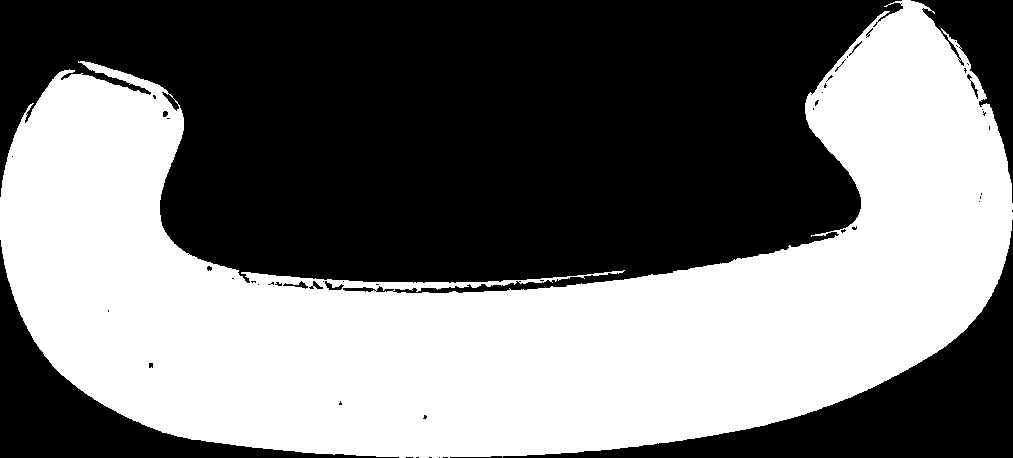
%> input picture Farsi_mapset/ب.png, 1013 x 458 px
$ octave p3.m   (GNU Octave 9; MATLAB toolbox functions it lacks are replaced by stand-ins)
%> lines starting %> are read from the running program, lines starting %| are printed output that depends on the picture; in (x1, y1, x2, y2) boxes, pixels count from 0 and x2, y2 are one past the last pixel; in counts of white or black regions, pixels touching at a corner belong together; the program's own positions count from 1
clc
close all;
clear;

load trainingset;

[file, path] = uigetfile('*.jpg;*.png;*.jpeg;*.bmp');
%> the answer given: Farsi_mapset/ب.png
picture = imread([path, file]);
%> picture is the input picture: size 458x1013 uint8; 46.8% white; 1 white region, box (x1, y1, x2, y2) and area: (0, 0, 1013, 458) 217287
picture = rgb2gray(picture);
threshold =  graythresh(picture);
%> threshold = 0.498
picture = ~imbinarize(picture, threshold-0.1);
width = 600;
length = 800;
picture = imresize(picture, [width, length]);
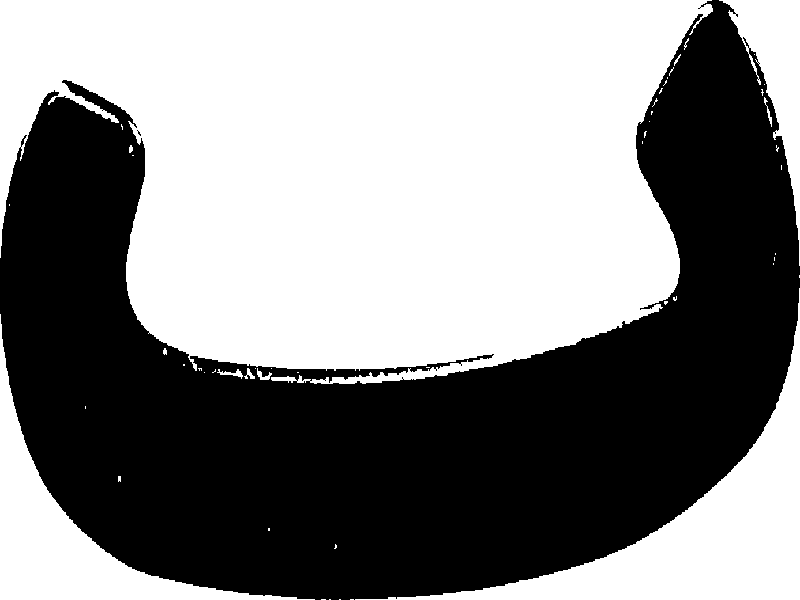
%> picture: size 600x800 logical; 53.2% white; 2 black regions (1 under 20 px), largest, box (x1, y1, x2, y2) and area: (0, 0, 800, 600) 224771
picture = bwareaopen(picture, 50);
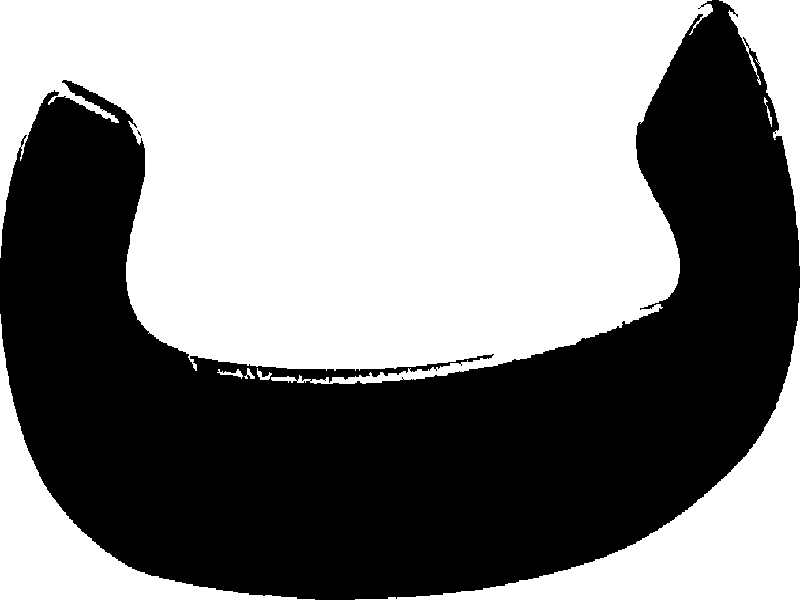
%> picture: size 600x800 logical; 53.1% white; 2 black regions (1 under 20 px), largest, box (x1, y1, x2, y2) and area: (0, 0, 800, 600) 225077
picture = picture - bwareaopen(picture, 2000);
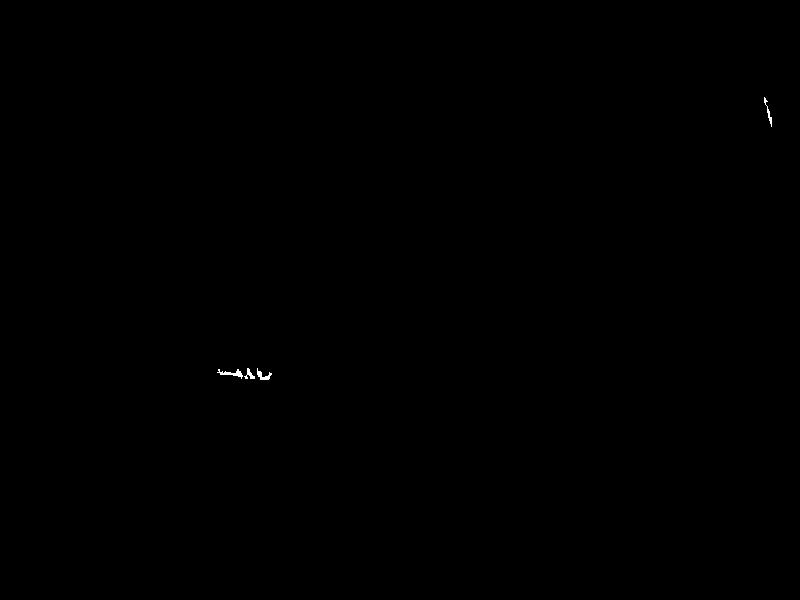
%> picture: size 600x800 double; values 0 (black) and 1 (white), 0.06% white; 4 white regions, box (x1, y1, x2, y2) and area: (217, 369, 243, 379) 95, (257, 368, 272, 380) 74, (764, 97, 772, 127) 60, (244, 368, 255, 379) 54
maximum_horizental_changes = 0;
maximum_vertical_changes = 0;
y_max_changes = 1;
x_max_changes = 1;
horizental_changes_count = zeros(1, width);
vertical_changes_count = zeros(1, length);

for i=1: width
    changes_count = 0;
    for j=1: length - 1
        if picture(i, j + 1) ~= picture(i, j)
            changes_count = changes_count + 1;
        end
    end
    horizental_changes_count(i) = changes_count;
    if changes_count > maximum_horizental_changes && i > 300 && i < 500
        maximum_horizental_changes = changes_count;
        y_max_changes = i;
    end
end
%> after the loop, horizental_changes_count = 600 values, max 12 at index 372, min 0 at index 1, mean 0.263; maximum_horizental_changes = 12; y_max_changes = 372

down_bound = width - 100;
up_bound = 100;

right_bound = length - 100;
left_bound = 100;

for i=100: y_max_changes
    if abs(horizental_changes_count(i) - maximum_horizental_changes) < 20 && y_max_changes - i < 50
        up_bound = i;
        break;
    end
end
%> after the loop, up_bound = 323

for i=width - 100:-1: y_max_changes
    if abs(horizental_changes_count(i) - maximum_horizental_changes) < 20 && i - y_max_changes < 50
        down_bound = i;
        break;
    end
end
%> this loop made 80 passes
%> i on passes 1 to 12: 500, 499, 498, 497, 496, 495, 494, 493, 492, 491, 490, 489
%> after the loop, down_bound = 421

for j=1: length
    changes_count = 0;
    for i=1: width - 1
        if picture(i + 1, j) ~= picture(i, j)
            changes_count = changes_count + 1;
        end
    end
    vertical_changes_count(i) = changes_count;
    if changes_count > maximum_vertical_changes && j > 300 && j < 500
        maximum_vertical_changes = changes_count;
        x_max_changes = j;
    end
end
%> after the loop, maximum_vertical_changes = 0; vertical_changes_count = 800 values from 0 to 0; x_max_changes = 1

for j=220: x_max_changes
    if abs(vertical_changes_count(j) - maximum_vertical_changes) < 40 && x_max_changes - j < 300
        left_bound = j;
        break;
    end
end
%> this loop made 0 passes
%> after the loop, left_bound = 100

for j=length - 200:-1: x_max_changes
    if abs(vertical_changes_count(j) - maximum_vertical_changes) < 40 && j - x_max_changes < 300
        right_bound = j;
        break;
    end
end
%> this loop made 301 passes
%> j on passes 1 to 3: 600, 599, 598
%> after the loop, right_bound = 300

width_of_picture = down_bound - up_bound;
%> width_of_picture = 98

if width_of_picture < 50
    down_bound = down_bound + 90 - width_of_picture;
end

picture = picture(up_bound:down_bound,left_bound:right_bound);
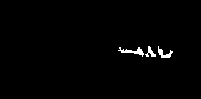
%> picture: size 99x201 double; values 0 (black) and 1 (white), 1.1% white; 3 white regions, box (x1, y1, x2, y2) and area: (118, 47, 144, 57) 95, (158, 46, 173, 58) 74, (145, 46, 156, 57) 54
picture = bwareaopen(picture, 100);
%> picture: size 99x201 logical; every value is 0
[L, Ne] = bwlabel(picture);
%> L: size 99x201 double; every value is 0
%> Ne = 0
load trainingset;
file = fopen('number_Plate_Persian.txt', 'wt');
output = [];
numOfLetters = size(train, 2);
for n=1:Ne
    [r, c] = find(L == n);
    Y = picture(min(r):max(r), min(c):max(c));
    ro = zeros(1, numOfLetters);
    for k = 1:numOfLetters
        [row, col] = size(train{1,k});
        Y = imresize(Y, [row, col]);
        ro(k) = corr2(train{1,k},Y);
    end
    [MAXRO, pos] = max(ro);
    if MAXRO>.45
        out = cell2mat(train(2,pos));
        output = [output out];
        fprintf(file,'%s\n', out);
    end
end
fclose(file);
winopen('number_Plate_Persian.txt');
